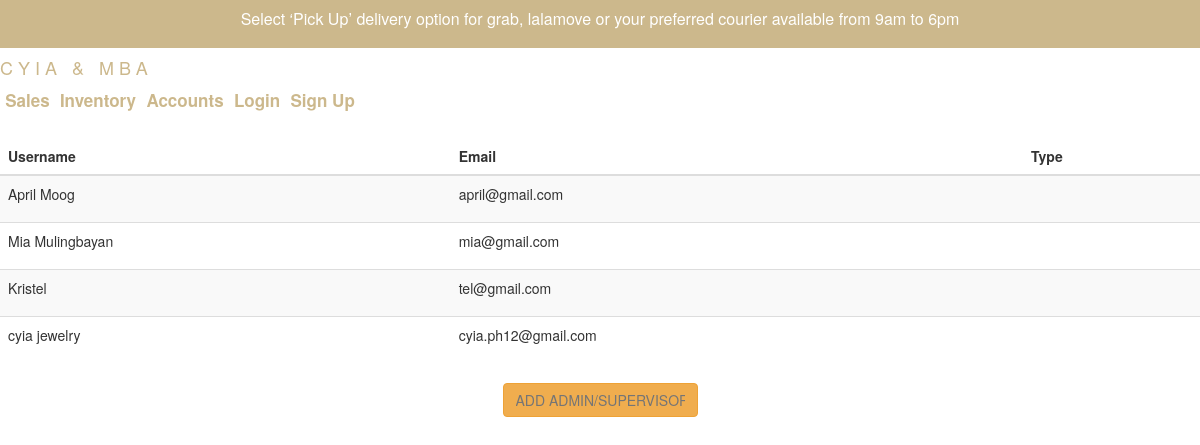
The page /accounts.php on the database its author committed.
### tables this page shows
CREATE TABLE `users` (
  `usersId` int(11) NOT NULL,
  `usersName` varchar(128) NOT NULL,
  `usersEmail` varchar(128) NOT NULL,
  `usersUid` varchar(128) NOT NULL,
  `usersPwd` varchar(128) NOT NULL,
  `types` varchar(50) NOT NULL DEFAULT 'user'
);

### accounts.php (the view, shortened to what this page needs)
<?php
	include_once 'header2.php';
    $sql = "SELECT * FROM users";
    $result = mysqli_query($conn, $sql);
?>
<html>
    <head>
    </head>
    <body>
    <table class='table table-striped'><center>
            <thead>
                <tr>
                    <th>Username</th>
                    <th>Email</th>
                    <th>Type</th>
                </tr>
            </thead>
            <tbody>
                <?php
                    while ($row = mysqli_fetch_array($result)) {
                        echo "<tr>";
                        echo "<td><p>".$row['usersName']."</p></td>";
                        echo "<td><p>".$row['usersEmail']."</p></td>";
                        echo "<td><p>".$row['type']."</p></td>";
                    }
                ?>
            </tbody>
            </center></table>
            <center><a href='add1.php'><input id='e' class='btn btn-warning' placeholder='Add Admin/Supervisor'></a></center><br><br>
    </body>
</html>

### styles2.css (style rules this page uses)
* { padding:0; margin:0; box-sizing: border-box; }
.btn { display: inline-block; background:#cfaea7; color:#fff; padding:10px 20px; border-radius: 5px; text-transform: uppercase; text-decoration: none; }
#e { margin:0%; }

### rows shown on the page
users: usersName "April Moog", usersEmail "april@gmail.com"
users: usersName "Mia Mulingbayan", usersEmail "mia@gmail.com"
users: usersName "Kristel", usersEmail "tel@gmail.com"
users: usersName "cyia jewelry", usersEmail "cyia.ph12@gmail.com"
